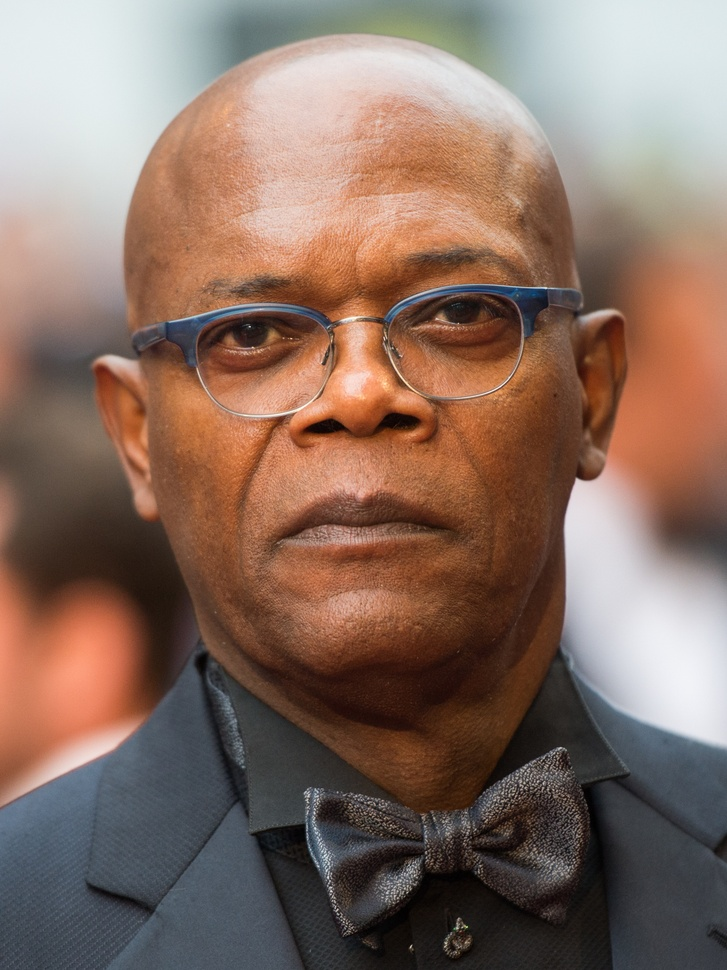
#> input picture Face_Detection/SamuelLJackson.jpg, 727 x 970 px, shrunk from 1959 x 2612 before the run
$ python face_detect.py
#> lines starting #> are read from the running program, lines starting #| are printed output that depends on the picture
import cv2
import numpy as np

face_cascade = cv2.CascadeClassifier(cv2.data.haarcascades + 'haarcascade_frontalface_default.xml')
eye_cascade = cv2.CascadeClassifier(cv2.data.haarcascades + 'haarcascade_eye.xml')
#@param: an OpenCV image object
#@return: an OpenCV image containing only the face
def detect_face(img):
	gray = cv2.cvtColor(img, cv2.COLOR_BGR2GRAY)
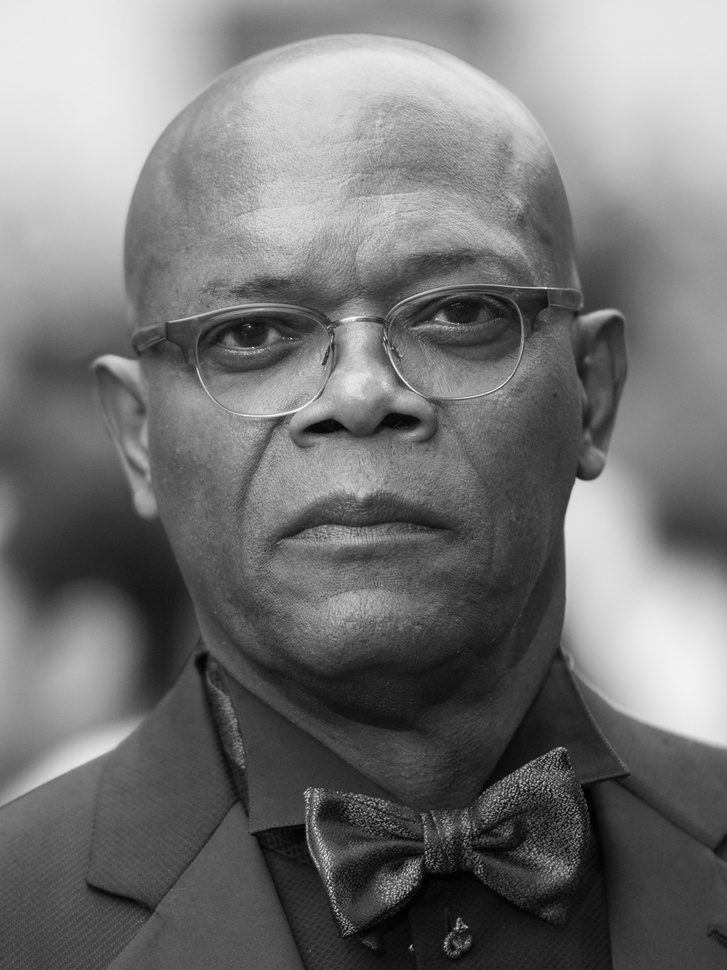
#> gray: shape (970, 727); min 0, max 250, mean 116.7
#> img is the input picture: shape (970, 727, 3); mean B, G, R 98.5, 110.6, 135.7
	faces = face_cascade.detectMultiScale(gray, 1.1, 4)
#> faces = [[110, 129, 512, 512]]
	for (x,y,w,h) in faces:
		return img[y:y+h, x:x+w]
#> this loop made 1 pass
cv2.imwrite("test.jpg",detect_face(cv2.imread("SamuelLJackson.jpg")))
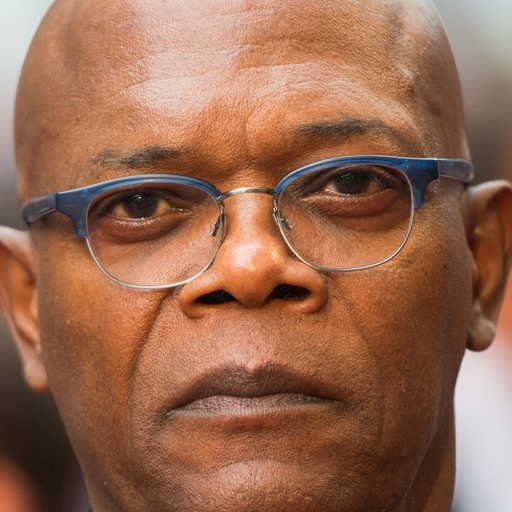
#> saved as test.jpg: shape (512, 512, 3); mean B, G, R 81.2, 105.4, 152.2
